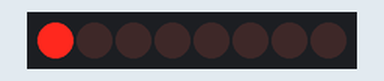
A program run on a simulated Raspberry Pi Pico running MicroPython. Shown: 8 shift-register outputs drawn as a row of LEDs (first output left, lit = HIGH).

Above: at 0.2 s.
At 1.2 s:
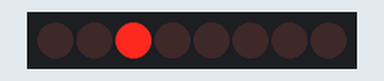
At 2.0 s:
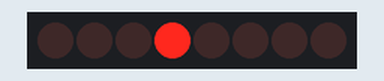
At 4.8 s:
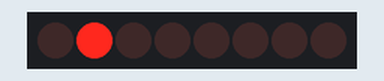
Timing chart, 0 to 5.3 s (numbered marks = the images above):
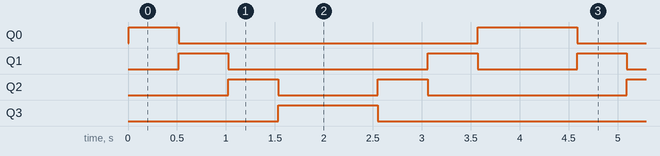

The program:

hc595n_4_led.py
```python
import machine
import utime

# Define the HC595N pins
data_pin = machine.Pin(20, machine.Pin.OUT)
latch_pin = machine.Pin(16, machine.Pin.OUT)
clock_pin = machine.Pin(18, machine.Pin.OUT)

def shift_out(data):
    latch_pin.low()
    for i in range(8):
        if data & (1 << (7 - i)):
            data_pin.high()
        else:
            data_pin.low()
        clock_pin.high()
        utime.sleep(0.001)
        clock_pin.low()
    latch_pin.high()

# Now, let's light up the LEDs one by one and then turn them off in reverse order
while True:
    for i in range(4):
        shift_out(1 << i)
        utime.sleep(0.5)

    for i in range(4):
        shift_out(1 << (3 - i))
        utime.sleep(0.5)
```

Measured:
- by itself, Q0: repeats every 4.1 s: LOW 3.1 s, HIGH 1.0 s
- by itself, Q1: repeats every 4.1 s: LOW 2.0 s, HIGH 0.51 s, LOW 1.0 s, HIGH 0.51 s
- by itself, Q2: repeats every 4.1 s: LOW 1.0 s, HIGH 0.51 s, LOW 2.0 s, HIGH 0.51 s
- by itself, Q3: alternates HIGH for 1.0 s and LOW for 3.1 s
